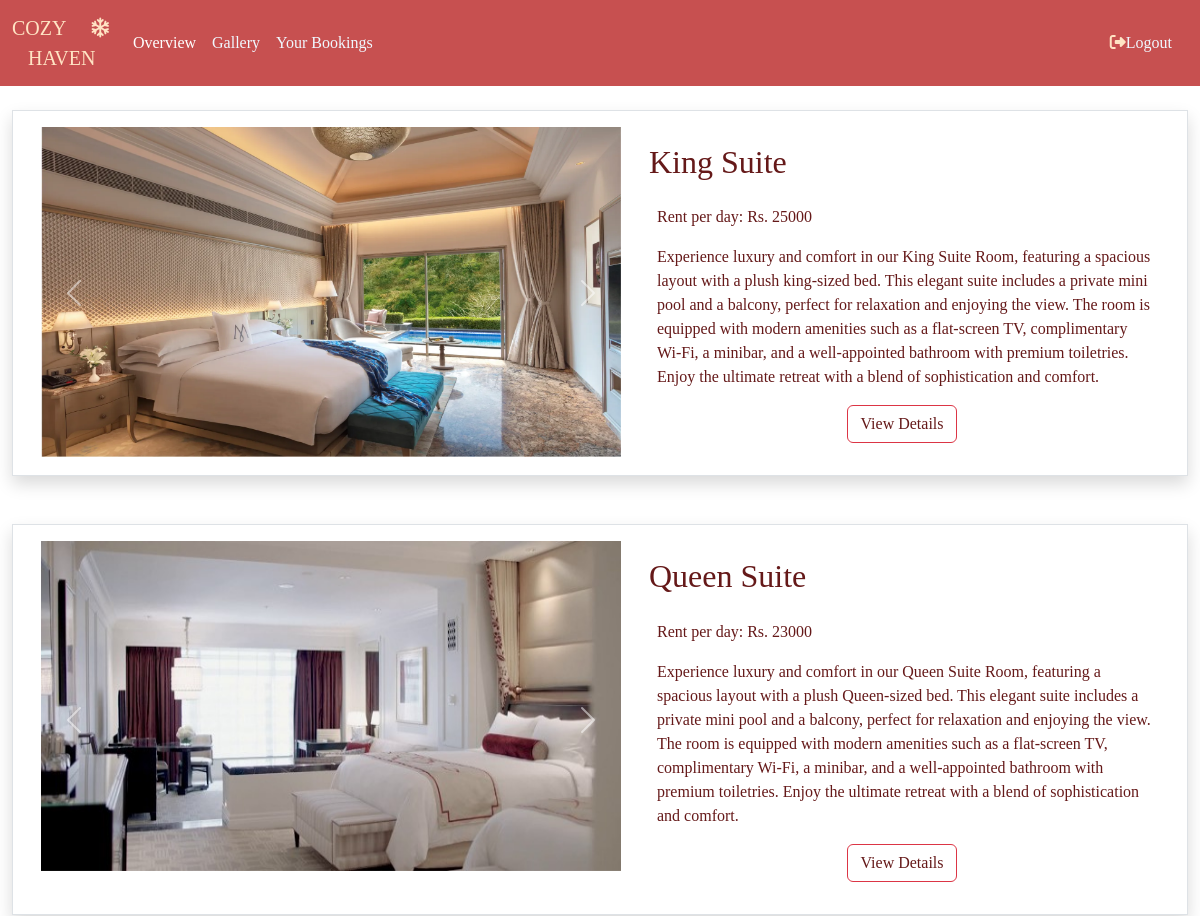
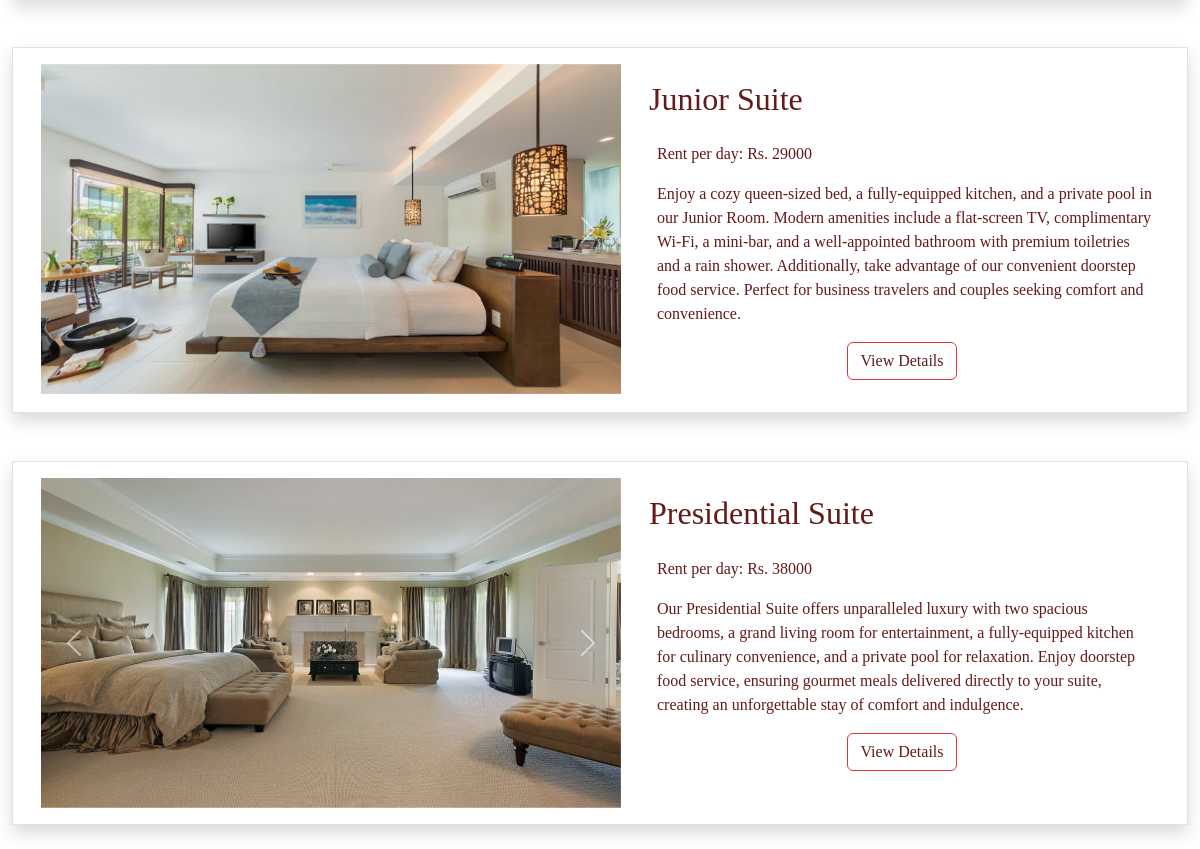
The page /guest/room/suite room on the database its author committed (2 pictures, top to bottom).
### website/models.py (models this page shows, shortened)
class Rooms(models.Model):
    title=models.CharField(max_length=100)
    rent=models.PositiveBigIntegerField()
    image1=models.ImageField(upload_to='room_img')
    image2 = models.ImageField(upload_to='room_img',blank=True, null=True)
    image3 = models.ImageField(upload_to='room_img', blank=True, null=True)
    image4 = models.ImageField(upload_to='room_img', blank=True, null=True)
    image5 = models.ImageField(upload_to='room_img', blank=True, null=True)
    options=(
        ("standard room","standard room"),
        ("deluxe room","deluxe room"),
        ("suite room","suite room"),
        ("connecting room","connecting room")
    )
    type=models.CharField(max_length=100,choices=options)
    description=models.CharField(max_length=1000,default='')
    amenities=models.TextField(max_length=1000,default='')
    bathroom=models.TextField(max_length=1000,default='')
    special_features=models.TextField(max_length=1000,default='')
    policies=models.TextField(max_length=1000,default='')
    additional_info=models.TextField(max_length=1000,default='')

### guest/views.py (the view)
# urls.py: path('room/<str:rd>',RoomView.as_view(),name="room"),
class RoomView(ListView):
    template_name="rooms.html"
    queryset=Rooms.objects.all()
    context_object_name="data"
    def get_queryset(self) -> QuerySet[Any]:
        qs=super().get_queryset()
        qs=qs.filter(type=self.kwargs.get('rd'))
        return qs

### guest/templates/rooms.html (shortened to what this page needs)
{% extends 'nav.html' %}
{% block nav %}
{% for i in data %}
<div class="container-fluid p-4">
    <div class="row border p-3 shadow">
        <div id="carouselExampleControls{{ forloop.counter }}" class="carousel slide col" data-bs-ride="carousel">
            <div class="carousel-inner">
                {% if i.image1 %}
                  <div class="carousel-item active">
                    <img src="{{ i.image1.url }}" class="d-block" style="width:580px; height:330px;" alt="...">
                  </div>
                {% endif %}
            </div>
            <button class="carousel-control-prev" type="button" data-bs-target="#carouselExampleControls{{ forloop.counter }}" data-bs-slide="prev">
              <span class="carousel-control-prev-icon" aria-hidden="true"></span>
            </button>
            <button class="carousel-control-next" type="button" data-bs-target="#carouselExampleControls{{ forloop.counter }}" data-bs-slide="next">
              <span class="carousel-control-next-icon" aria-hidden="true"></span>
            </button>
        </div>
        <div class="col d-flex flex-column p-3">
          <h2 class="mb-4" style="font-family: 'Brush Script MT', cursive; color: rgb(101, 25, 25); text-transform: capitalize;">{{ i.title }}</h2>
          <div id="det">
            <p class="ms-2" style="font-family: Cambria, Cochin, Georgia, Times, 'Times New Roman', serif; color: rgb(101, 25, 25);">
              Rent per day: Rs. {{ i.rent }}
            </p>
            <p class="ms-2" style="font-family: Cambria, Cochin, Georgia, Times, 'Times New Roman', serif; color: rgb(101, 25, 25);">
              {{ i.description }}
            </p>
            <div class="d-flex justify-content-evenly">
              <a class="btn btn-outline-danger" href="{% url 'det' i.id%}" style="color: rgb(101, 25, 25); font-family: Cambria, Cochin, Georgia, Times, 'Times New Roman', serif;">View Details</a>
            </div>
          </div>
        </div>
    </div>
</div>
{% endfor %}
{% endblock nav %}

### rows shown on the page
Rooms: image1 (picture), title "King Suite", rent "25000", description "Experience luxury and comfort in our King Suite Room, featuring a spacious layout with a plush king-sized bed. This elegant suite includes a private mini pool and a balcony, perfect for relaxation and enjoying the view. The room is equipped with modern amenities such as a flat-screen TV, complimentary Wi-Fi, a minibar, and a well-appointed bathroom with premium toiletries. Enjoy the ultimate retreat with a blend of sophistication and comfort."
Rooms: image1 (picture), title "Queen Suite", rent "23000", description "Experience luxury and comfort in our Queen Suite Room, featuring a spacious layout with a plush Queen-sized bed. This elegant suite includes a private mini pool and a balcony, perfect for relaxation and enjoying the view. The room is equipped with modern amenities such as a flat-screen TV, complimentary Wi-Fi, a minibar, and a well-appointed bathroom with premium toiletries. Enjoy the ultimate retreat with a blend of sophistication and comfort."
Rooms: image1 (picture), title "Junior Suite", rent "29000", description "Enjoy a cozy queen-sized bed, a fully-equipped kitchen, and a private pool in our Junior Room. Modern amenities include a flat-screen TV, complimentary Wi-Fi, a mini-bar, and a well-appointed bathroom with premium toiletries and a rain shower. Additionally, take advantage of our convenient doorstep food service. Perfect for business travelers and couples seeking comfort and convenience."
Rooms: image1 (picture), title "Presidential Suite", rent "38000", description "Our Presidential Suite offers unparalleled luxury with two spacious bedrooms, a grand living room for entertainment, a fully-equipped kitchen for culinary convenience, and a private pool for relaxation. Enjoy doorstep food service, ensuring gourmet meals delivered directly to your suite, creating an unforgettable stay of comfort and indulgence."
